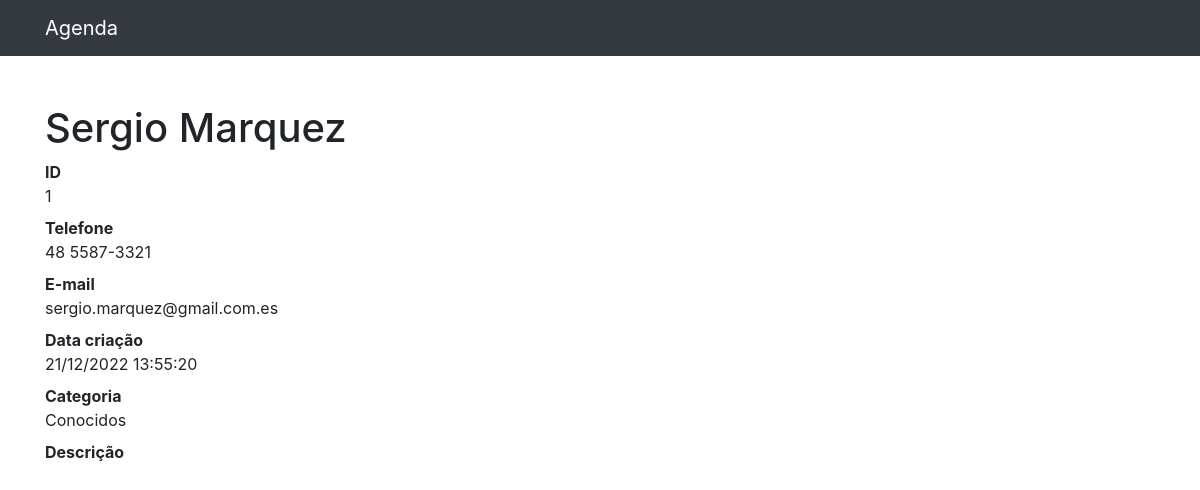
The page /1 on the database its author committed.
### contatos/models.py (models this page shows, shortened)
class Contato(models.Model):
    nome = models.CharField(max_length=255)
    sobrenome = models.CharField(max_length=255, blank=True)
    telefone = models.CharField(max_length=255)
    email = models.CharField(max_length=255, blank=True)
    data_criacao = models.DateTimeField(default=timezone.now)
    descricao = models.TextField(blank=True)
    categoria = models.ForeignKey(Categoria, on_delete=models.DO_NOTHING)
    mostrar = models.BooleanField(default=True)

class Categoria(models.Model):
    nome = models.CharField(max_length=255)
    def __str__(self):
        return self.nome

### contatos/views.py (the view)
# urls.py: path('<int:contato_id>', views.ver_contato, name='ver_contato'),
def ver_contato(request, contato_id):
    contato = get_object_or_404(Contato, id=contato_id)
    return render(request, 'contatos/ver_contato.html',{
        'contato': contato
    })

### contatos/templates/contatos/ver_contato.html (shortened to what this page needs)
{% extends 'base.html' %}
{%block conteudo%}
<h1 class="mt-5">{{ contato.nome }} {{ contato.sobrenome }}</h1>
<dl>
    <dt>ID</dt>
    <dd>{{ contato.id }}</dd>
    <dt>Telefone</dt>
    <dd>{{ contato.telefone }}</dd>
    <dt>E-mail</dt>
    <dd>{{ contato.email }}</dd>
    <dt>Data criação</dt>
    <dd>{{ contato.data_criacao| date:'d/m/Y H:i:s'  }}</dd>
    <dt>Categoria</dt>
    <dd>{{ contato.categoria }}</dd>
    <dt>Descrição</dt>
</dl>
{%endblock%}

### rows shown on the page
Contato: nome "Sergio", sobrenome "Marquez", id "1", telefone "48 5587-3321", email "sergio.marquez@gmail.com.es", data_criacao "21/12/2022 13:55:20", categoria "Conocidos"
